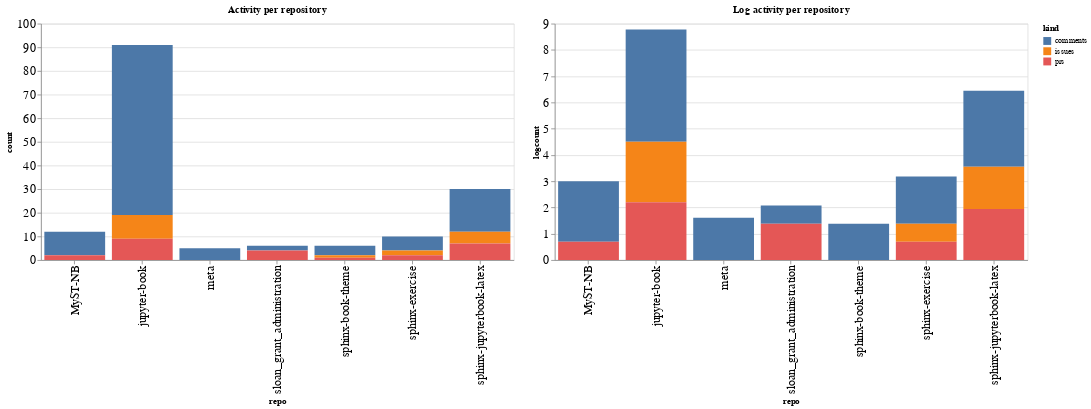

Write notebook code for a chart like this one.
### Code cell
ch1 = alt.Chart(repo_summaries, width=600, title="Activity per repository").mark_bar().encode(
    x='repo',
    y='count',
    color='kind',
    tooltip="kind"
)

ch2 = alt.Chart(repo_summaries, width=600, title="Log activity per repository").mark_bar().encode(
    x='repo',
    y='logcount',
    color='kind',
    tooltip="kind"
)

ch1 | ch2

### Figure 1 — Vega-Lite specification as saved in the notebook (floating-point values rounded to 4 significant figures)
{"config": {"axisLeft": {"labelFontSize": 15}, "axisBottom": {"labelFontSize": 15}}, "hconcat": [{"mark": "bar", "encoding": {"color": {"type": "nominal", "field": "kind"}, "tooltip": {"type": "nominal", "field": "kind"}, "x": {"type": "nominal", "field": "repo"}, "y": {"type": "quantitative", "field": "count"}}, "title": "Activity per repository", "width": 600}, {"mark": "bar", "encoding": {"color": {"type": "nominal", "field": "kind"}, "tooltip": {"type": "nominal", "field": "kind"}, "x": {"type": "nominal", "field": "repo"}, "y": {"type": "quantitative", "field": "logcount"}}, "title": "Log activity per repository", "width": 600}], "data": {"name": "data-1b18624d801120b9e82d14516c8bb4a4"}, "$schema": "https://vega.github.io/schema/vega-lite/v4.8.1.json", "datasets": {"data-1b18624d801120b9e82d14516c8bb4a4": [{"repo": "MyST-NB", "kind": "comments", "count": 10, "logcount": 2.303}, {"repo": "MyST-NB", "kind": "prs", "count": 2, "logcount": 0.6931}, {"repo": "jupyter-book", "kind": "comments", "count": 72, "logcount": 4.277}, {"repo": "jupyter-book", "kind": "issues", "count": 10, "logcount": 2.303}, {"repo": "jupyter-book", "kind": "prs", "count": 9, "logcount": 2.197}, {"repo": "meta", "kind": "comments", "count": 5, "logcount": 1.609}, {"repo": "sloan_grant_administration", "kind": "comments", "count": 2, "logcount": 0.6931}, {"repo": "sloan_grant_administration", "kind": "prs", "count": 4, "logcount": 1.386}, {"repo": "sphinx-book-theme", "kind": "comments", "count": 4, "logcount": 1.386}, {"repo": "sphinx-book-theme", "kind": "issues", "count": 1, "logcount": 0.0}, {"repo": "sphinx-book-theme", "kind": "prs", "count": 1, "logcount": 0.0}, {"repo": "sphinx-exercise", "kind": "comments", "count": 6, "logcount": 1.792}, {"repo": "sphinx-exercise", "kind": "issues", "count": 2, "logcount": 0.6931}, {"repo": "sphinx-exercise", "kind": "prs", "count": 2, "logcount": 0.6931}, {"repo": "sphinx-jupyterbook-latex", "kind": "comments", "count": 18, "logcount": 2.89}, {"repo": "sphinx-jupyterbook-latex", "kind": "issues", "count": 5, "logcount": 1.609}, {"repo": "sphinx-jupyterbook-latex", "kind": "prs", "count": 7, "logcount": 1.946}]}}
